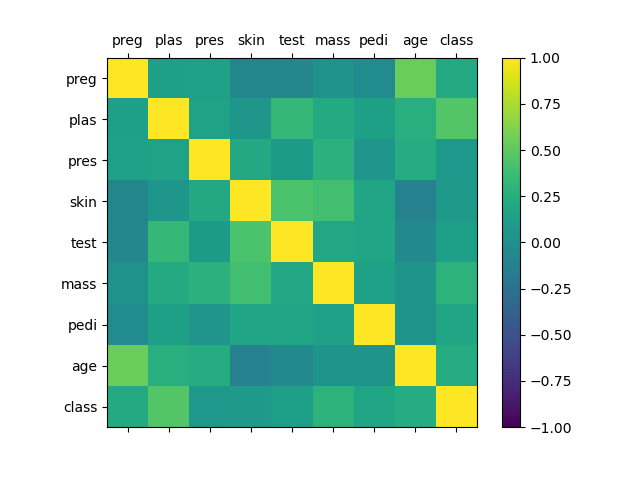

Here is the Python script that generated this plot:
import warnings
warnings.filterwarnings(action = "ignore")
#Correlations Matrix Post
from matplotlib import pyplot as plt
import pandas as pd
import numpy
pd.set_option('display.width', 1000)
pd.set_option('display.max_column', 9)
hnames = ['preg', 'plas', 'pres', 'skin', 'test', 'mass', 'pedi', 'age', 'class']

dataframe = pd.read_csv('indians-diabetes.data.csv.csv',names=hnames)
correlations = dataframe.corr()
print(correlations)


#plot correlation model
fig = plt.figure()
#following will add matrix and side bar in entire area

subFig = fig.add_subplot(111)
cax = subFig.matshow(correlations, vmin = -1, vmax = 1)
fig.colorbar(cax)

#------------------------------------------------------------------------------------------------
ticks = numpy.arange(0,9)  #it will generate values from 0 to 8 #tick kitne lagane he...dono x axis pe
# and y axis pe
subFig.set_xticks(ticks)
subFig.set_yticks(ticks)
subFig.set_xticklabels(hnames)
subFig.set_yticklabels(hnames)
#------------------------------------------------------------------------------------------------

#the ---- that we have added between ticks para..makes our pictorial representaion
#rich and better looking
plt.show()
